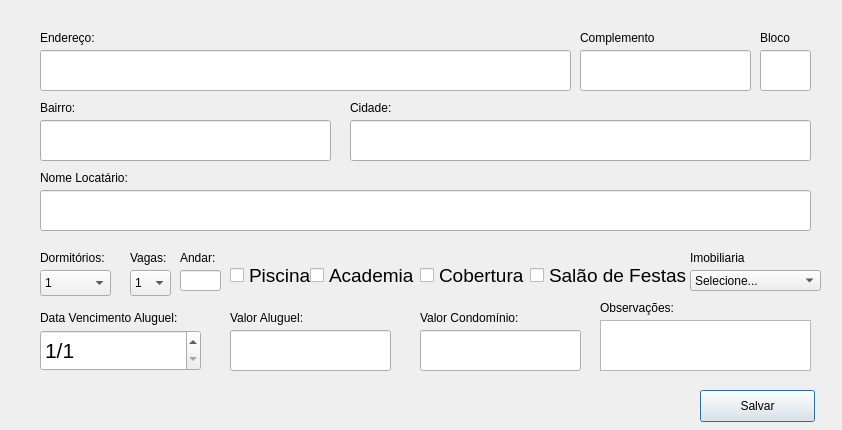
<?xml version="1.0" encoding="UTF-8"?>
<ui version="4.0">
 <class>JanelaCadastroApto</class>
 <widget class="QDialog" name="JanelaCadastroApto">
  <property name="geometry">
   <rect>
    <x>0</x>
    <y>0</y>
    <width>842</width>
    <height>430</height>
   </rect>
  </property>
  <property name="minimumSize">
   <size>
    <width>842</width>
    <height>430</height>
   </size>
  </property>
  <property name="maximumSize">
   <size>
    <width>842</width>
    <height>430</height>
   </size>
  </property>
  <property name="windowTitle">
   <string>Cadastro Apartamento</string>
  </property>
  <widget class="QLabel" name="label_2">
   <property name="geometry">
    <rect>
     <x>40</x>
     <y>100</y>
     <width>71</width>
     <height>16</height>
    </rect>
   </property>
   <property name="text">
    <string>Bairro:</string>
   </property>
  </widget>
  <widget class="QLineEdit" name="cidade">
   <property name="geometry">
    <rect>
     <x>350</x>
     <y>120</y>
     <width>461</width>
     <height>41</height>
    </rect>
   </property>
  </widget>
  <widget class="QLineEdit" name="endereco">
   <property name="geometry">
    <rect>
     <x>40</x>
     <y>50</y>
     <width>531</width>
     <height>41</height>
    </rect>
   </property>
  </widget>
  <widget class="QLabel" name="label">
   <property name="geometry">
    <rect>
     <x>40</x>
     <y>30</y>
     <width>71</width>
     <height>16</height>
    </rect>
   </property>
   <property name="text">
    <string>Endereço:</string>
   </property>
  </widget>
  <widget class="QLineEdit" name="valorAluguel">
   <property name="geometry">
    <rect>
     <x>230</x>
     <y>330</y>
     <width>161</width>
     <height>41</height>
    </rect>
   </property>
  </widget>
  <widget class="QLabel" name="label_9">
   <property name="geometry">
    <rect>
     <x>600</x>
     <y>300</y>
     <width>111</width>
     <height>16</height>
    </rect>
   </property>
   <property name="text">
    <string>Observações:</string>
   </property>
  </widget>
  <widget class="QCheckBox" name="piscina">
   <property name="geometry">
    <rect>
     <x>230</x>
     <y>260</y>
     <width>111</width>
     <height>31</height>
    </rect>
   </property>
   <property name="font">
    <font>
     <pointsize>14</pointsize>
    </font>
   </property>
   <property name="focusPolicy">
    <enum>Qt::StrongFocus</enum>
   </property>
   <property name="text">
    <string>Piscina</string>
   </property>
  </widget>
  <widget class="QDateEdit" name="dataVencimento">
   <property name="geometry">
    <rect>
     <x>40</x>
     <y>330</y>
     <width>161</width>
     <height>41</height>
    </rect>
   </property>
   <property name="font">
    <font>
     <pointsize>16</pointsize>
    </font>
   </property>
   <property name="displayFormat">
    <string>d/M</string>
   </property>
  </widget>
  <widget class="QLabel" name="label_7">
   <property name="geometry">
    <rect>
     <x>230</x>
     <y>310</y>
     <width>171</width>
     <height>16</height>
    </rect>
   </property>
   <property name="text">
    <string>Valor Aluguel:</string>
   </property>
  </widget>
  <widget class="QLabel" name="label_4">
   <property name="geometry">
    <rect>
     <x>40</x>
     <y>170</y>
     <width>111</width>
     <height>16</height>
    </rect>
   </property>
   <property name="text">
    <string>Nome Locatário:</string>
   </property>
  </widget>
  <widget class="QLabel" name="label_3">
   <property name="geometry">
    <rect>
     <x>350</x>
     <y>100</y>
     <width>71</width>
     <height>16</height>
    </rect>
   </property>
   <property name="text">
    <string>Cidade:</string>
   </property>
  </widget>
  <widget class="QLabel" name="label_8">
   <property name="geometry">
    <rect>
     <x>40</x>
     <y>250</y>
     <width>111</width>
     <height>16</height>
    </rect>
   </property>
   <property name="text">
    <string>Dormitórios:</string>
   </property>
  </widget>
  <widget class="QLineEdit" name="locatario">
   <property name="geometry">
    <rect>
     <x>40</x>
     <y>190</y>
     <width>771</width>
     <height>41</height>
    </rect>
   </property>
  </widget>
  <widget class="QLabel" name="label_6">
   <property name="geometry">
    <rect>
     <x>40</x>
     <y>310</y>
     <width>171</width>
     <height>16</height>
    </rect>
   </property>
   <property name="text">
    <string>Data Vencimento Aluguel:</string>
   </property>
  </widget>
  <widget class="QTextEdit" name="observacoes">
   <property name="geometry">
    <rect>
     <x>600</x>
     <y>320</y>
     <width>211</width>
     <height>51</height>
    </rect>
   </property>
  </widget>
  <widget class="QLabel" name="label_5">
   <property name="geometry">
    <rect>
     <x>760</x>
     <y>30</y>
     <width>41</width>
     <height>16</height>
    </rect>
   </property>
   <property name="text">
    <string>Bloco</string>
   </property>
  </widget>
  <widget class="QComboBox" name="dormitorios">
   <property name="geometry">
    <rect>
     <x>40</x>
     <y>270</y>
     <width>71</width>
     <height>26</height>
    </rect>
   </property>
   <property name="focusPolicy">
    <enum>Qt::StrongFocus</enum>
   </property>
   <item>
    <property name="text">
     <string>1</string>
    </property>
   </item>
   <item>
    <property name="text">
     <string>2</string>
    </property>
   </item>
   <item>
    <property name="text">
     <string>3</string>
    </property>
   </item>
   <item>
    <property name="text">
     <string>4</string>
    </property>
   </item>
   <item>
    <property name="text">
     <string>5</string>
    </property>
   </item>
   <item>
    <property name="text">
     <string>6</string>
    </property>
   </item>
  </widget>
  <widget class="QLineEdit" name="bairro">
   <property name="geometry">
    <rect>
     <x>40</x>
     <y>120</y>
     <width>291</width>
     <height>41</height>
    </rect>
   </property>
  </widget>
  <widget class="QLineEdit" name="bloco">
   <property name="geometry">
    <rect>
     <x>760</x>
     <y>50</y>
     <width>51</width>
     <height>41</height>
    </rect>
   </property>
  </widget>
  <widget class="QComboBox" name="imobiliaria">
   <property name="geometry">
    <rect>
     <x>690</x>
     <y>270</y>
     <width>131</width>
     <height>21</height>
    </rect>
   </property>
   <property name="focusPolicy">
    <enum>Qt::StrongFocus</enum>
   </property>
   <item>
    <property name="text">
     <string>Selecione...</string>
    </property>
   </item>
   <item>
    <property name="text">
     <string>Imobiliária 1</string>
    </property>
   </item>
   <item>
    <property name="text">
     <string>Imobiliária 2</string>
    </property>
   </item>
   <item>
    <property name="text">
     <string>Imobiliária 3</string>
    </property>
   </item>
  </widget>
  <widget class="QComboBox" name="vagasGaragem">
   <property name="geometry">
    <rect>
     <x>130</x>
     <y>270</y>
     <width>41</width>
     <height>26</height>
    </rect>
   </property>
   <property name="focusPolicy">
    <enum>Qt::StrongFocus</enum>
   </property>
   <item>
    <property name="text">
     <string>1</string>
    </property>
   </item>
   <item>
    <property name="text">
     <string>2</string>
    </property>
   </item>
   <item>
    <property name="text">
     <string>3</string>
    </property>
   </item>
   <item>
    <property name="text">
     <string>4</string>
    </property>
   </item>
   <item>
    <property name="text">
     <string>5</string>
    </property>
   </item>
   <item>
    <property name="text">
     <string>6</string>
    </property>
   </item>
  </widget>
  <widget class="QLabel" name="label_10">
   <property name="geometry">
    <rect>
     <x>130</x>
     <y>250</y>
     <width>111</width>
     <height>16</height>
    </rect>
   </property>
   <property name="text">
    <string>Vagas:</string>
   </property>
  </widget>
  <widget class="QLabel" name="label_11">
   <property name="geometry">
    <rect>
     <x>180</x>
     <y>250</y>
     <width>111</width>
     <height>16</height>
    </rect>
   </property>
   <property name="text">
    <string>Andar:</string>
   </property>
  </widget>
  <widget class="QLineEdit" name="andar">
   <property name="geometry">
    <rect>
     <x>180</x>
     <y>270</y>
     <width>41</width>
     <height>21</height>
    </rect>
   </property>
  </widget>
  <widget class="QLineEdit" name="valorCondominio">
   <property name="geometry">
    <rect>
     <x>420</x>
     <y>330</y>
     <width>161</width>
     <height>41</height>
    </rect>
   </property>
  </widget>
  <widget class="QLabel" name="label_12">
   <property name="geometry">
    <rect>
     <x>420</x>
     <y>310</y>
     <width>171</width>
     <height>16</height>
    </rect>
   </property>
   <property name="text">
    <string>Valor Condomínio:</string>
   </property>
  </widget>
  <widget class="QCheckBox" name="academia">
   <property name="geometry">
    <rect>
     <x>310</x>
     <y>260</y>
     <width>111</width>
     <height>31</height>
    </rect>
   </property>
   <property name="font">
    <font>
     <pointsize>14</pointsize>
    </font>
   </property>
   <property name="focusPolicy">
    <enum>Qt::StrongFocus</enum>
   </property>
   <property name="text">
    <string>Academia</string>
   </property>
  </widget>
  <widget class="QCheckBox" name="cobertura">
   <property name="geometry">
    <rect>
     <x>420</x>
     <y>260</y>
     <width>111</width>
     <height>31</height>
    </rect>
   </property>
   <property name="font">
    <font>
     <pointsize>14</pointsize>
    </font>
   </property>
   <property name="focusPolicy">
    <enum>Qt::StrongFocus</enum>
   </property>
   <property name="text">
    <string>Cobertura</string>
   </property>
  </widget>
  <widget class="QCheckBox" name="salaodefestas">
   <property name="geometry">
    <rect>
     <x>530</x>
     <y>260</y>
     <width>161</width>
     <height>31</height>
    </rect>
   </property>
   <property name="font">
    <font>
     <pointsize>14</pointsize>
    </font>
   </property>
   <property name="focusPolicy">
    <enum>Qt::StrongFocus</enum>
   </property>
   <property name="text">
    <string>Salão de Festas</string>
   </property>
  </widget>
  <widget class="QPushButton" name="buttonAp">
   <property name="geometry">
    <rect>
     <x>700</x>
     <y>390</y>
     <width>115</width>
     <height>32</height>
    </rect>
   </property>
   <property name="text">
    <string>Salvar</string>
   </property>
  </widget>
  <widget class="QLabel" name="label_13">
   <property name="geometry">
    <rect>
     <x>690</x>
     <y>250</y>
     <width>111</width>
     <height>16</height>
    </rect>
   </property>
   <property name="text">
    <string>Imobiliaria</string>
   </property>
  </widget>
  <widget class="QLineEdit" name="complemento">
   <property name="geometry">
    <rect>
     <x>580</x>
     <y>50</y>
     <width>171</width>
     <height>41</height>
    </rect>
   </property>
  </widget>
  <widget class="QLabel" name="label_14">
   <property name="geometry">
    <rect>
     <x>580</x>
     <y>30</y>
     <width>111</width>
     <height>16</height>
    </rect>
   </property>
   <property name="text">
    <string>Complemento</string>
   </property>
  </widget>
 </widget>
 <tabstops>
  <tabstop>endereco</tabstop>
  <tabstop>bloco</tabstop>
  <tabstop>bairro</tabstop>
  <tabstop>cidade</tabstop>
  <tabstop>locatario</tabstop>
  <tabstop>dormitorios</tabstop>
  <tabstop>vagasGaragem</tabstop>
  <tabstop>andar</tabstop>
  <tabstop>imobiliaria</tabstop>
  <tabstop>piscina</tabstop>
  <tabstop>dataVencimento</tabstop>
  <tabstop>valorAluguel</tabstop>
  <tabstop>valorCondominio</tabstop>
  <tabstop>observacoes</tabstop>
 </tabstops>
 <resources/>
 <connections/>
</ui>
